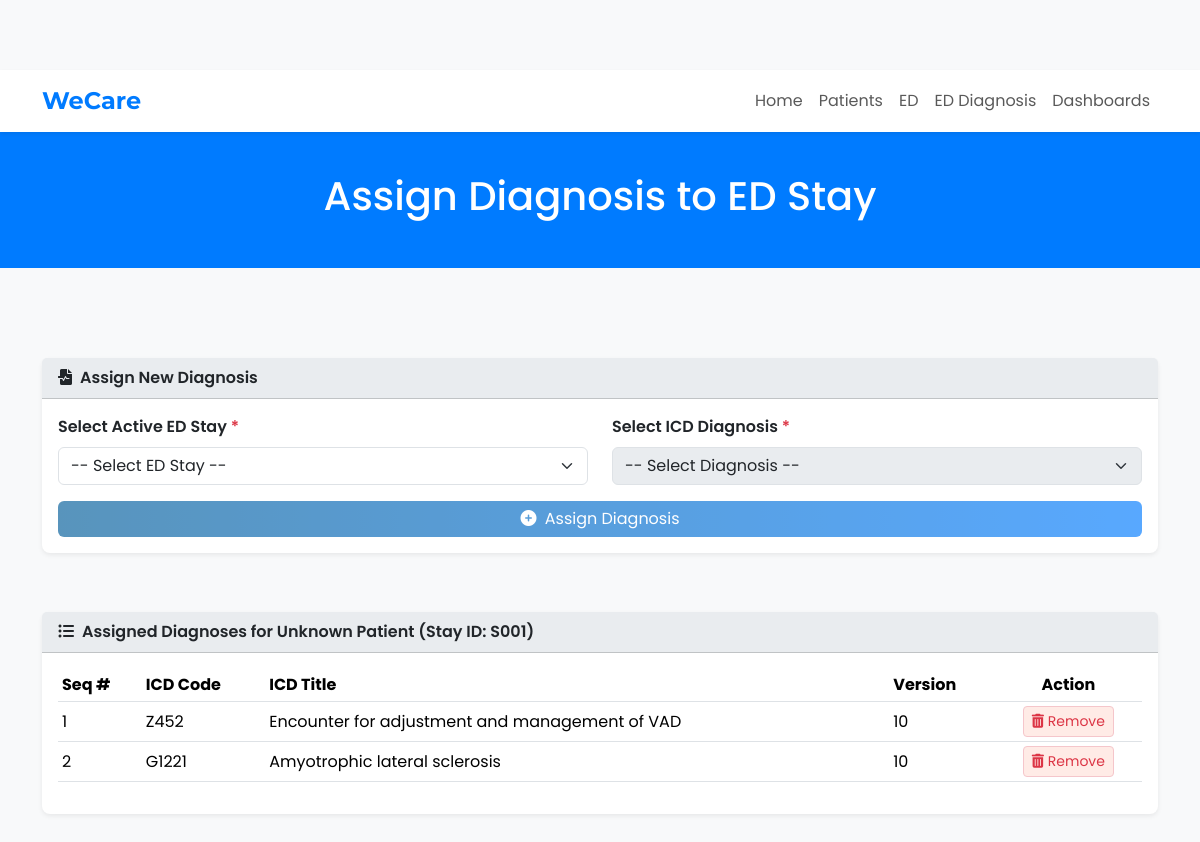
/patientmanagement/admin/edstays_diagnosis.php?selected_stay_id=S001 (signed in), run on the app's committed database.
### tables this page shows
CREATE TABLE `edstays_diagnosis` (
  `StayID` varchar(12) NOT NULL,
  `ICD_Code` varchar(12) NOT NULL,
  `SeqNum` int(11) NOT NULL,
  `DiagnosisTimestamp` datetime NOT NULL DEFAULT current_timestamp(),
  PRIMARY KEY (`StayID`,`ICD_Code`,`SeqNum`),
  KEY `ICD_Code` (`ICD_Code`),
  KEY `StayID` (`StayID`),
  CONSTRAINT `edstays_diagnosis_ibfk_1` FOREIGN KEY (`StayID`) REFERENCES `edstays` (`StayID`),
  CONSTRAINT `edstays_diagnosis_ibfk_2` FOREIGN KEY (`ICD_Code`) REFERENCES `diagnosis` (`ICD_Code`)
);

CREATE TABLE `diagnosis` (
  `ICD_Code` varchar(12) NOT NULL,
  `ICD_Version` int(11) NOT NULL,
  `ICD_Title` varchar(255) NOT NULL,
  PRIMARY KEY (`ICD_Code`)
);

### patientmanagement/admin/edstays_diagnosis.php (the view, shortened to what this page needs)
<?php
include 'connection.php';
$loggedInStaffID = $_SESSION['staffid'] ?? $_GET['staffid'] ?? null;
$current_page = basename($_SERVER['PHP_SELF']);
$selected_stay_id = $_GET['selected_stay_id'] ?? $_POST['selected_stay_id'] ?? null;
$message = "";
$activeEDStays = [];
try {
    $staysQuery = "SELECT es.StayID, p.PatientName, p.PatientID
                   FROM edstays es
                   JOIN patients p ON es.PatientID = p.PatientID
                   WHERE es.Outime IS NULL
                   ORDER BY p.PatientName ASC, es.Intime DESC";
    $staysResult = $conn->query($staysQuery);
    if ($staysResult) {
        $activeEDStays = $staysResult->fetch_all(MYSQLI_ASSOC);
    } else { throw new Exception("Failed to fetch active ED stays: " . $conn->error); }
} catch (Exception $e) {
    $fetch_error_stays = "Error loading active ED stays: " . $e->getMessage();
    error_log($fetch_error_stays);
}
$assignedDiagnosesForSelectedStay = [];
if ($selected_stay_id) {
    try {
        $assignedQuery = "SELECT sd.StayID, sd.ICD_Code, sd.SeqNum, d.ICD_Title, d.ICD_version
                          FROM edstays_diagnosis sd
                          JOIN diagnosis d ON sd.ICD_Code = d.ICD_Code
                          WHERE sd.StayID = ?
                          ORDER BY sd.SeqNum ASC";
        $stmt_assigned = $conn->prepare($assignedQuery);
        if ($stmt_assigned) {
            $stmt_assigned->bind_param("s", $selected_stay_id);
            $stmt_assigned->execute();
            $result_assigned = $stmt_assigned->get_result();
            $assignedDiagnosesForSelectedStay = $result_assigned->fetch_all(MYSQLI_ASSOC);
        } else { throw new Exception("Prepare failed (fetch assigned): " . $conn->error); }
    } catch (Exception $e) {
        $message .= "<div class='alert alert-warning'>Error loading assigned diagnoses: " . htmlspecialchars($e->getMessage()) . "</div>";
        error_log("Error fetching assigned diagnoses for StayID $selected_stay_id: " . $e->getMessage());
    }
}
?>
<!DOCTYPE html>
<html lang="en">
<head>
    <link href="https://cdn.jsdelivr.net/npm/bootstrap@5.3.3/dist/css/bootstrap.min.css" rel="stylesheet">
    <link href="https://cdnjs.cloudflare.com/ajax/libs/font-awesome/6.0.0-beta3/css/all.min.css" rel="stylesheet">
</head>
<body>
    <nav class="navbar navbar-expand-lg navbar-light bg-white shadow-sm">
         <div class="container">
            <a class="navbar-brand" style="font-family: 'Montserrat', sans-serif; font-size: 1.5rem; font-weight: 700; color: var(--primary-color);" href="<?php echo addStaffIdToLink('AdminLandingPage.php', $loggedInStaffID); ?>">WeCare</a>
            <div class="collapse navbar-collapse" id="navbarNav">
                <ul class="navbar-nav ms-auto">
                     <li class="nav-item <?php echo ($current_page == 'AdminLandingPage.php' || $current_page == 'index.php') ? 'active' : ''; ?>"><a class="nav-link" href="<?php echo addStaffIdToLink('AdminLandingPage.php', $loggedInStaffID); ?>">Home</a></li>
                    <li class="nav-item <?php echo ($current_page == 'register_patient.php') ? 'active' : ''; ?>"><a class="nav-link" href="<?php echo addStaffIdToLink('register_patient.php', $loggedInStaffID); ?>">Patients</a></li>
                    <li class="nav-item <?php echo ($current_page == 'manage_edstays.php') ? 'active' : ''; ?>"><a class="nav-link" href="<?php echo addStaffIdToLink('manage_edstays.php', $loggedInStaffID); ?>">ED</a></li>
                    <li class="nav-item <?php echo ($current_page == 'assign_ed_diagnosis.php') ? 'active' : ''; ?>"><a class="nav-link" href="<?php echo addStaffIdToLink('assign_ed_diagnosis.php', $loggedInStaffID); ?>">ED Diagnosis</a></li>
                    <li class="nav-item <?php echo ($current_page == 'dashboard.php') ? 'active' : ''; ?>"><a class="nav-link" href="<?php echo addStaffIdToLink('dashboard.php', $loggedInStaffID); ?>">Dashboards</a></li>
                </ul>
            </div>
        </div>
    </nav>
    <div class="hero-section">
        <h1>Assign Diagnosis to ED Stay</h1>
    </div>
    <div class="container mt-4 mb-5">
        <div id="messageArea" style="min-height: 60px;">
        </div>
        <div class="sticky-form">
            <div class="card">
                <div class="card-header"><i class="fas fa-file-medical-alt me-2"></i>Assign New Diagnosis</div>
                <div class="card-body">
                    <form method="POST" action="<?php echo htmlspecialchars($_SERVER['PHP_SELF']) . '?staffid=' . urlencode($loggedInStaffID); ?>" id="assignDiagnosisForm">
                        <div class="row">
                            <div class="col-md-6 mb-3">
                                <label for="stay_id_to_assign" class="form-label">Select Active ED Stay <span class="text-danger">*</span></label>
                                <select name="stay_id_to_assign" id="stay_id_to_assign" class="form-select" required onchange="this.form.submit()">
                                    <option value="">-- Select ED Stay --</option>
                                </select>
                            </div>
                            <div class="col-md-6 mb-3">
                                <label for="icd_code_to_assign" class="form-label">Select ICD Diagnosis <span class="text-danger">*</span></label>
                                <select name="icd_code_to_assign" id="icd_code_to_assign" class="form-select" required <?php if(empty($selected_stay_id)) echo "disabled";?>>
                                    <option value="">-- Select Diagnosis --</option>
                                </select>
                            </div>
                        </div>
                        <button type="submit" class="btn-submit btn btn-primary w-100" <?php if(empty($selected_stay_id)) echo "disabled";?>>
                            <i class="fas fa-plus-circle me-1"></i> Assign Diagnosis
                        </button>
                    </form>
                </div>
            </div>
        </div>
        <?php if ($selected_stay_id && !empty($activeEDStays)):  ?>
            <?php
                $currentPatientName = "Unknown Patient";
            ?>
            <div class="card mt-4">
                <div class="card-header"><i class="fas fa-list-ul me-2"></i>Assigned Diagnoses for <?php echo htmlspecialchars($currentPatientName); ?> (Stay ID: <?php echo htmlspecialchars($selected_stay_id); ?>)</div>
                <div class="card-body">
                    <div class="table-responsive">
                        <table class="table table-sm table-hover">
                            <thead>
                                <tr>
                                    <th>Seq #</th>
                                    <th>ICD Code</th>
                                    <th>ICD Title</th>
                                    <th>Version</th>
                                    <th class="text-center">Action</th>
                                </tr>
                            </thead>
                            <tbody>
                                <?php if (!empty($assignedDiagnosesForSelectedStay)): ?>
                                    <?php foreach ($assignedDiagnosesForSelectedStay as $ad): ?>
                                        <tr>
                                            <td><?php echo htmlspecialchars($ad['SeqNum']); ?></td>
                                            <td><?php echo htmlspecialchars($ad['ICD_Code']); ?></td>
                                            <td><?php echo htmlspecialchars($ad['ICD_Title']); ?></td>
                                            <td><?php echo htmlspecialchars($ad['ICD_version']); ?></td>
                                            <td class="text-center">
                                                <form method="POST" action="<?php echo htmlspecialchars($_SERVER['PHP_SELF']) . '?staffid=' . urlencode($loggedInStaffID) . '&selected_stay_id=' . urlencode($selected_stay_id); ?>" onsubmit="return confirm('Are you sure you want to remove this diagnosis?');">
                                                    <button type="submit" class="btn btn-danger-soft btn-sm" title="Remove Diagnosis">
                                                        <i class="fas fa-trash-alt"></i> Remove
                                                    </button>
                                                </form>
                                            </td>
                                        </tr>
                                    <?php endforeach; ?>
                                <?php else: ?>
                                    <tr><td colspan="5" class="text-center text-muted">No diagnoses assigned to this ED stay yet.</td></tr>
                                <?php endif; ?>
                            </tbody>
                        </table>
                    </div>
                </div>
            </div>
        <?php endif; ?>
    </div>
</body>
</html>

### patientmanagement/admin/edstays_diagnosis.php (style rules this page uses)
:root { --primary-color: #007bff; }
body { font-family: 'Poppins', sans-serif; padding-top: 70px; background-color: #f8f9fa; }
.navbar { position: sticky; top: 0; z-index: 1030; }
.hero-section { background-color: var(--primary-color); color: white; padding: 40px 0; text-align: center; margin-bottom: 30px; }
.card { border: none; border-radius: 8px; box-shadow: 0 2px 5px rgba(0,0,0,0.07); margin-bottom: 20px; }
.card-header { background-color: #e9ecef; font-weight: 600; }
.form-label { font-weight: 600; }
.btn-submit { background: linear-gradient(to right, #005c99, #007bff); color: white; border: none; }
.btn-danger-soft { background-color: #ffebe6; color: #dc3545; border: 1px solid #f5c6cb; }
.table th, .table td { vertical-align: middle; }
.sticky-form { position: sticky; top: 80px; z-index: 100; background-color: #f8f9fa; padding-bottom: 15px; }

### data on the page
edstays_diagnosis: SeqNum "1", ICD_Code "Z452", ICD_Code.ICD_Title "Encounter for adjustment and management of VAD", ICD_Code.ICD_Version "10"
edstays_diagnosis: SeqNum "2", ICD_Code "G1221", ICD_Code.ICD_Title "Amyotrophic lateral sclerosis", ICD_Code.ICD_Version "10"

### other printed values
$currentPatientName "Unknown Patient"
$selected_stay_id "S001"
